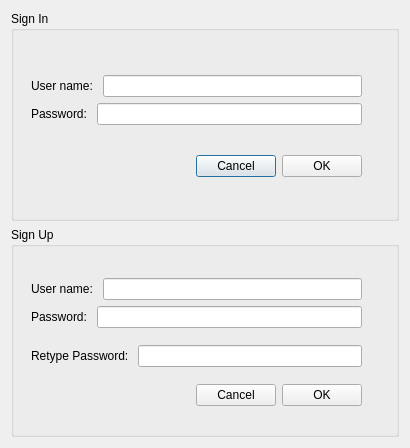
<?xml version="1.0" encoding="UTF-8"?>
<ui version="4.0">
 <class>SignIn</class>
 <widget class="QDialog" name="SignIn">
  <property name="geometry">
   <rect>
    <x>0</x>
    <y>0</y>
    <width>410</width>
    <height>448</height>
   </rect>
  </property>
  <property name="windowTitle">
   <string>Dialog</string>
  </property>
  <layout class="QVBoxLayout" name="verticalLayout">
   <item>
    <widget class="QGroupBox" name="groupBox">
     <property name="toolTip">
      <string>&lt;html&gt;&lt;head/&gt;&lt;body&gt;&lt;p&gt;Enter user name and password to login&lt;/p&gt;&lt;/body&gt;&lt;/html&gt;</string>
     </property>
     <property name="title">
      <string>Sign In</string>
     </property>
     <widget class="QWidget" name="layoutWidget">
      <property name="geometry">
       <rect>
        <x>20</x>
        <y>40</y>
        <width>331</width>
        <height>151</height>
       </rect>
      </property>
      <layout class="QVBoxLayout" name="verticalLayout_3">
       <item>
        <layout class="QVBoxLayout" name="verticalLayout_2">
         <item>
          <layout class="QHBoxLayout" name="horizontalLayout_12">
           <item>
            <widget class="QLabel" name="label_5">
             <property name="text">
              <string>User name: </string>
             </property>
            </widget>
           </item>
           <item>
            <widget class="QLineEdit" name="lineEdit_5"/>
           </item>
          </layout>
         </item>
         <item>
          <layout class="QHBoxLayout" name="horizontalLayout_13">
           <item>
            <widget class="QLabel" name="label_6">
             <property name="text">
              <string>Password: </string>
             </property>
            </widget>
           </item>
           <item>
            <widget class="QLineEdit" name="lineEdit_6"/>
           </item>
          </layout>
         </item>
        </layout>
       </item>
       <item>
        <layout class="QHBoxLayout" name="horizontalLayout_14">
         <item>
          <spacer name="horizontalSpacer">
           <property name="orientation">
            <enum>Qt::Horizontal</enum>
           </property>
           <property name="sizeHint" stdset="0">
            <size>
             <width>40</width>
             <height>20</height>
            </size>
           </property>
          </spacer>
         </item>
         <item>
          <widget class="QPushButton" name="signInCancel">
           <property name="text">
            <string>Cancel</string>
           </property>
          </widget>
         </item>
         <item>
          <widget class="QPushButton" name="signInOK">
           <property name="text">
            <string>OK</string>
           </property>
          </widget>
         </item>
        </layout>
       </item>
      </layout>
     </widget>
    </widget>
   </item>
   <item>
    <widget class="QGroupBox" name="groupBox_2">
     <property name="font">
      <font>
       <weight>50</weight>
       <bold>false</bold>
      </font>
     </property>
     <property name="title">
      <string>Sign Up</string>
     </property>
     <widget class="QWidget" name="layoutWidget_2">
      <property name="geometry">
       <rect>
        <x>20</x>
        <y>40</y>
        <width>331</width>
        <height>151</height>
       </rect>
      </property>
      <layout class="QVBoxLayout" name="verticalLayout_4">
       <item>
        <layout class="QVBoxLayout" name="verticalLayout_5">
         <item>
          <layout class="QHBoxLayout" name="horizontalLayout_15">
           <item>
            <widget class="QLabel" name="label_7">
             <property name="text">
              <string>User name: </string>
             </property>
            </widget>
           </item>
           <item>
            <widget class="QLineEdit" name="lineEdit_7"/>
           </item>
          </layout>
         </item>
         <item>
          <layout class="QHBoxLayout" name="horizontalLayout_16">
           <item>
            <widget class="QLabel" name="label_8">
             <property name="text">
              <string>Password: </string>
             </property>
            </widget>
           </item>
           <item>
            <widget class="QLineEdit" name="lineEdit_8"/>
           </item>
          </layout>
         </item>
        </layout>
       </item>
       <item>
        <layout class="QHBoxLayout" name="horizontalLayout_18">
         <item>
          <widget class="QLabel" name="label_9">
           <property name="text">
            <string>Retype Password: </string>
           </property>
          </widget>
         </item>
         <item>
          <widget class="QLineEdit" name="lineEdit_9"/>
         </item>
        </layout>
       </item>
       <item>
        <layout class="QHBoxLayout" name="horizontalLayout_17">
         <item>
          <spacer name="horizontalSpacer_2">
           <property name="orientation">
            <enum>Qt::Horizontal</enum>
           </property>
           <property name="sizeHint" stdset="0">
            <size>
             <width>40</width>
             <height>20</height>
            </size>
           </property>
          </spacer>
         </item>
         <item>
          <widget class="QPushButton" name="signUpCancel">
           <property name="text">
            <string>Cancel</string>
           </property>
          </widget>
         </item>
         <item>
          <widget class="QPushButton" name="signUpOK">
           <property name="text">
            <string>OK</string>
           </property>
          </widget>
         </item>
        </layout>
       </item>
      </layout>
     </widget>
    </widget>
   </item>
  </layout>
 </widget>
 <resources/>
 <connections>
  <connection>
   <sender>signUpOK</sender>
   <signal>clicked()</signal>
   <receiver>SignIn</receiver>
   <slot>accept()</slot>
   <hints>
    <hint type="sourcelabel">
     <x>327</x>
     <y>375</y>
    </hint>
    <hint type="destinationlabel">
     <x>351</x>
     <y>388</y>
    </hint>
   </hints>
  </connection>
  <connection>
   <sender>signUpCancel</sender>
   <signal>clicked()</signal>
   <receiver>SignIn</receiver>
   <slot>close()</slot>
   <hints>
    <hint type="sourcelabel">
     <x>244</x>
     <y>375</y>
    </hint>
    <hint type="destinationlabel">
     <x>259</x>
     <y>385</y>
    </hint>
   </hints>
  </connection>
  <connection>
   <sender>signInOK</sender>
   <signal>clicked()</signal>
   <receiver>SignIn</receiver>
   <slot>accept()</slot>
   <hints>
    <hint type="sourcelabel">
     <x>330</x>
     <y>158</y>
    </hint>
    <hint type="destinationlabel">
     <x>405</x>
     <y>157</y>
    </hint>
   </hints>
  </connection>
  <connection>
   <sender>signInCancel</sender>
   <signal>clicked()</signal>
   <receiver>SignIn</receiver>
   <slot>close()</slot>
   <hints>
    <hint type="sourcelabel">
     <x>237</x>
     <y>153</y>
    </hint>
    <hint type="destinationlabel">
     <x>402</x>
     <y>111</y>
    </hint>
   </hints>
  </connection>
 </connections>
</ui>
